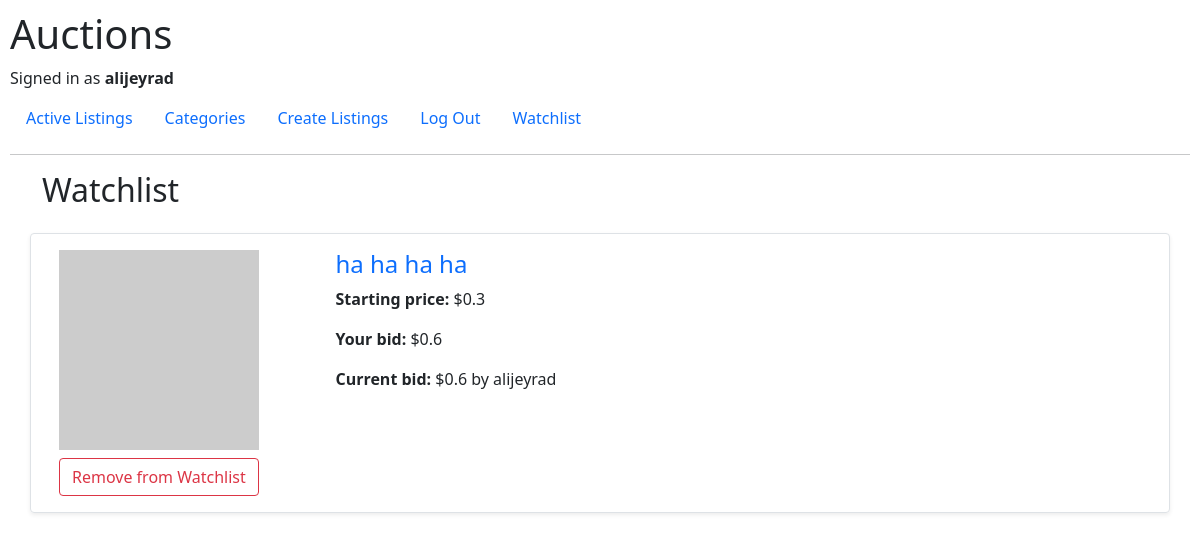
The page /watchlist (signed in) on the database as committed earlier.
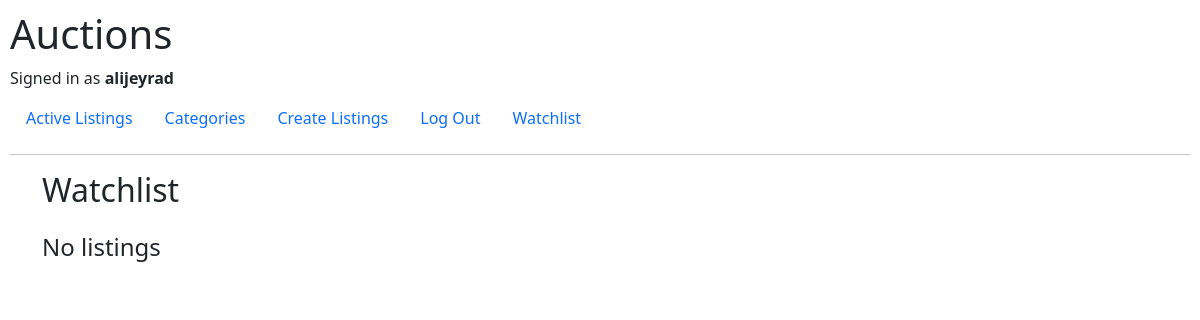
The same page on the database as committed later.
### auctions/models.py (models this page shows, shortened)
class Listing(models.Model):
    title = models.CharField(max_length=255)
    description = models.TextField()
    starting_bid = models.FloatField(default=0)
    image_url = models.URLField()
    active = models.BooleanField(default=True)
    created_date = models.DateTimeField(auto_now_add=True)
    owner = models.ForeignKey(User, on_delete=models.SET_NULL, null=True, related_name="owner")
    category = models.ForeignKey(Category, on_delete=models.SET_NULL, null=True)

class Bid(models.Model):
    bid = models.FloatField()
    time_added = models.DateTimeField(auto_now_add=True)
    bidder = models.ForeignKey(User, on_delete=models.CASCADE)
    for_listing = models.ForeignKey(Listing, on_delete=models.CASCADE)

class User(AbstractUser):
    watchlist = models.ManyToManyField('Listing', related_name='watchlist', blank=True)
    def __str__(self):
        return f"{self.username}"

### auctions/views.py (the view)
# urls.py: path("watchlist", views.watchlist, name="watchlist"),
@login_required
def watchlist(request):
    user = User.objects.get(id = request.user.id)
    watchlist = user.watchlist.all()
    bids = []
    current_bids = []
    for listing_obj in watchlist:
        bid = Bid.objects.filter(for_listing=listing_obj, bidder=user).order_by('-time_added').first()
        bids.append(bid)
    for listing_obj in watchlist:
        current_bid = Bid.objects.filter(for_listing=listing_obj).order_by('-time_added').first()
        current_bids.append(current_bid)
    return render(request, "auctions/watchlist.html", {
        'watchlist': watchlist,
        'bids': bids,
        'current_bids': current_bids
    })

### auctions/templates/auctions/watchlist.html (shortened to what this page needs)
{% extends "auctions/layout.html" %}
{% block body %}
<div class="container">
  <h2 class="mb-4">Watchlist</h2>
  {% for listing in watchlist %}
  <div class="listing border rounded shadow-sm p-3 mb-2 row">
      <div class="col-lg-3 image">
        <img src="{{listing.image_url}}" alt="{{listing.title}}">
        <a class="btn btn-outline-danger text-decoration-none mt-2" href="{% url 'remove_watchlist' listing.id %}">Remove from Watchlist</a>
      </div>
      <div class="col-lg-9 info">
        <h4>
          <a class="text-decoration-none" href="{% url 'listing' listing.id %}">
              {{listing.title}}
          </a>
        </h4>
          <p><strong>Starting price:</strong> ${{listing.starting_bid}}</p>
          <p>
            {% for bid in bids %}
              {% if bid.for_listing == listing %}
                <strong>Your bid: </strong>${{bid.bid}}
              {% endif %}
            {% endfor %}
          </p>
          <p>
            {% for current_bid in current_bids %}
              {% if current_bid.for_listing == listing %}
                <strong>Current bid: </strong>${{current_bid.bid}} by {{current_bid.bidder}}
              {% endif %}
            {% endfor %}
          </p>
      </div>
  </div>
  {% empty %}
  <h4>No listings</h4>
  {% endfor %}
</div>
{% endblock body %}

Rows that differ between the two databases and show on the page:
removed Listing: title "ha ha ha ha", starting_bid "0.3"
removed Bid: bid "0.6", bidder "alijeyrad"
Other text that changed with them:
text now shown: "No listings"
